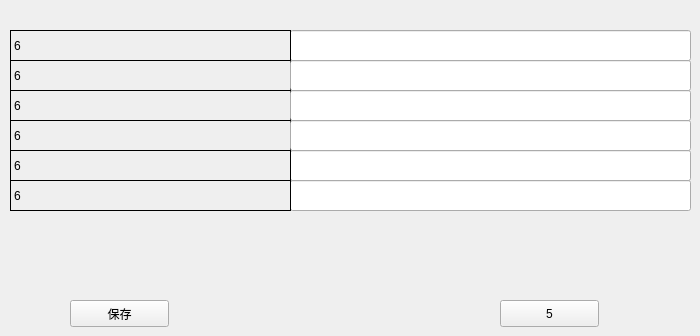
      <widget class="QWidget" name="page_33">
       <widget class="QPushButton" name="pushButton_80">
        <property name="geometry">
         <rect>
          <x>500</x>
          <y>300</y>
          <width>99</width>
          <height>27</height>
         </rect>
        </property>
        <property name="text">
         <string>5</string>
        </property>
       </widget>
       <widget class="QLineEdit" name="lineEdit_209">
        <property name="geometry">
         <rect>
          <x>290</x>
          <y>30</y>
          <width>401</width>
          <height>31</height>
         </rect>
        </property>
       </widget>
       <widget class="QLabel" name="label_264">
        <property name="geometry">
         <rect>
          <x>10</x>
          <y>60</y>
          <width>281</width>
          <height>31</height>
         </rect>
        </property>
        <property name="frameShape">
         <enum>QFrame::Panel</enum>
        </property>
        <property name="text">
         <string>6</string>
        </property>
       </widget>
       <widget class="QLabel" name="label_265">
        <property name="geometry">
         <rect>
          <x>10</x>
          <y>90</y>
          <width>281</width>
          <height>31</height>
         </rect>
        </property>
        <property name="frameShape">
         <enum>QFrame::Panel</enum>
        </property>
        <property name="text">
         <string>6</string>
        </property>
       </widget>
       <widget class="QLineEdit" name="lineEdit_210">
        <property name="geometry">
         <rect>
          <x>290</x>
          <y>150</y>
          <width>401</width>
          <height>31</height>
         </rect>
        </property>
       </widget>
       <widget class="QLineEdit" name="lineEdit_211">
        <property name="geometry">
         <rect>
          <x>290</x>
          <y>180</y>
          <width>401</width>
          <height>31</height>
         </rect>
        </property>
       </widget>
       <widget class="QLineEdit" name="lineEdit_212">
        <property name="geometry">
         <rect>
          <x>290</x>
          <y>60</y>
          <width>401</width>
          <height>31</height>
         </rect>
        </property>
       </widget>
       <widget class="QLabel" name="label_266">
        <property name="geometry">
         <rect>
          <x>10</x>
          <y>120</y>
          <width>281</width>
          <height>31</height>
         </rect>
        </property>
        <property name="frameShape">
         <enum>QFrame::Panel</enum>
        </property>
        <property name="text">
         <string>6</string>
        </property>
       </widget>
       <widget class="QLabel" name="label_267">
        <property name="geometry">
         <rect>
          <x>10</x>
          <y>150</y>
          <width>281</width>
          <height>31</height>
         </rect>
        </property>
        <property name="frameShape">
         <enum>QFrame::Panel</enum>
        </property>
        <property name="text">
         <string>6</string>
        </property>
       </widget>
       <widget class="QLineEdit" name="lineEdit_213">
        <property name="geometry">
         <rect>
          <x>290</x>
          <y>90</y>
          <width>401</width>
          <height>31</height>
         </rect>
        </property>
       </widget>
       <widget class="QLineEdit" name="lineEdit_214">
        <property name="geometry">
         <rect>
          <x>290</x>
          <y>120</y>
          <width>401</width>
          <height>31</height>
         </rect>
        </property>
       </widget>
       <widget class="QLabel" name="label_268">
        <property name="geometry">
         <rect>
          <x>10</x>
          <y>180</y>
          <width>281</width>
          <height>31</height>
         </rect>
        </property>
        <property name="frameShape">
         <enum>QFrame::Panel</enum>
        </property>
        <property name="text">
         <string>6</string>
        </property>
       </widget>
       <widget class="QPushButton" name="pushButton_81">
        <property name="geometry">
         <rect>
          <x>70</x>
          <y>300</y>
          <width>99</width>
          <height>27</height>
         </rect>
        </property>
        <property name="text">
         <string>保存</string>
        </property>
       </widget>
       <widget class="QLabel" name="label_269">
        <property name="geometry">
         <rect>
          <x>10</x>
          <y>30</y>
          <width>281</width>
          <height>31</height>
         </rect>
        </property>
        <property name="frameShape">
         <enum>QFrame::Panel</enum>
        </property>
        <property name="text">
         <string>6</string>
        </property>
       </widget>
      </widget>
